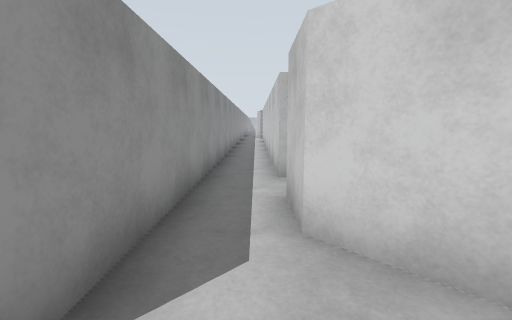
View 1 (above)

16 first-person views from a walk through a robot-simulator world made for Gazebo. The camera is 1.2 m above the floor, tilts 8° down and sees 90° across. The floor is counted in squares, 1 m on a side. Each view is taken from the middle of a square. On the plan, view 1 faces up. The plan holds only what a view shows up to about 12 squares ahead; the rest is blank. The place goes on beyond the plan.

View 2
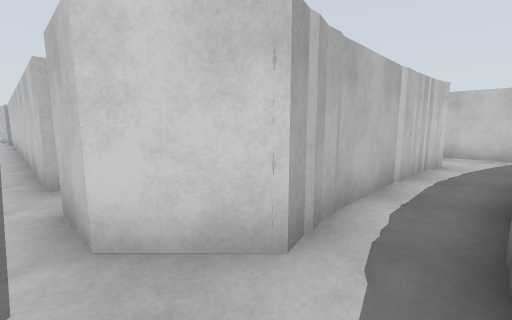

View 3
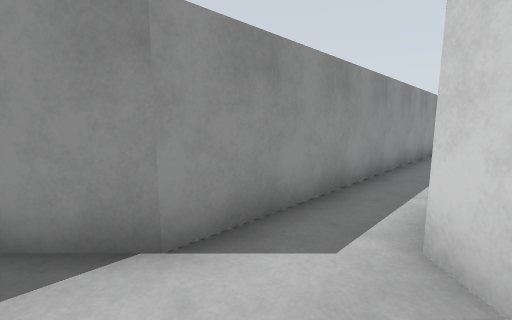

View 4
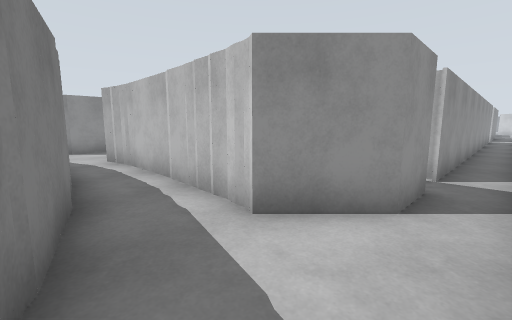

View 5
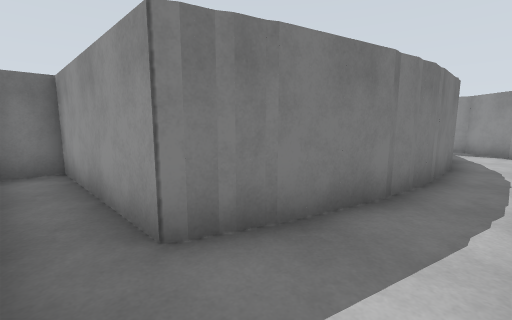

View 6
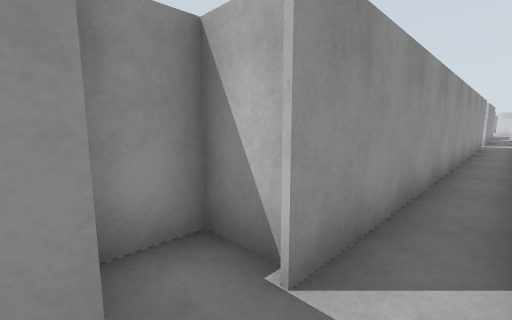

View 7
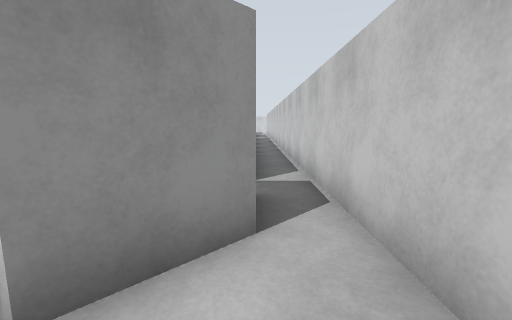

View 8
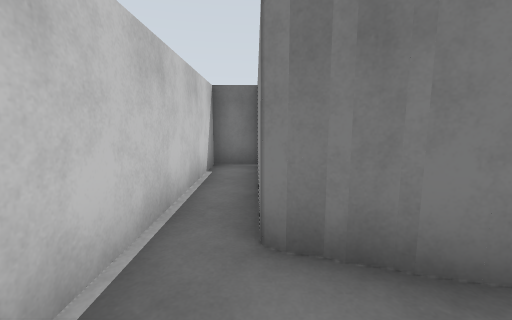

View 9
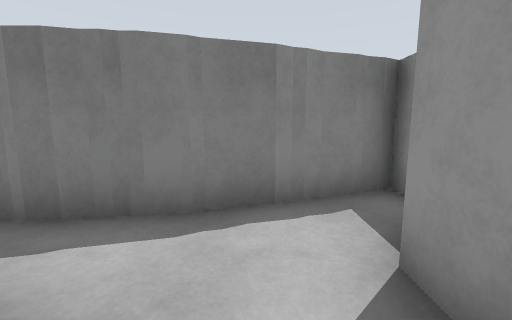

View 10
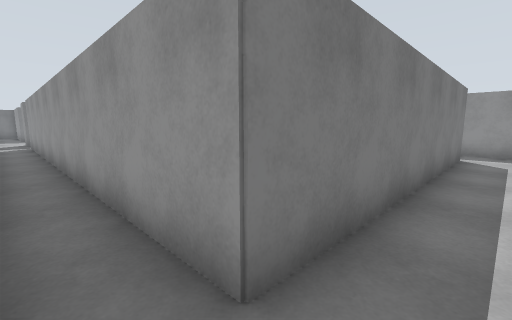

View 11
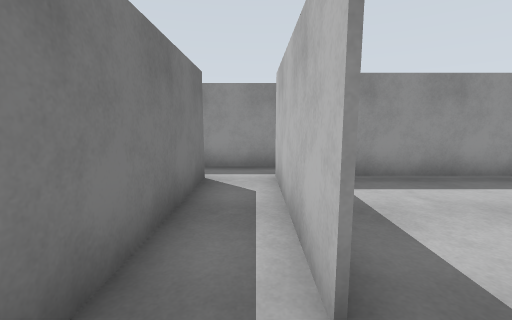

View 12
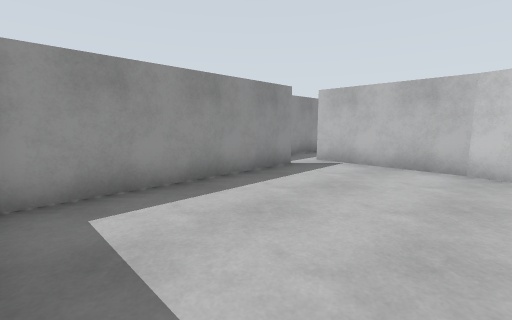

View 13
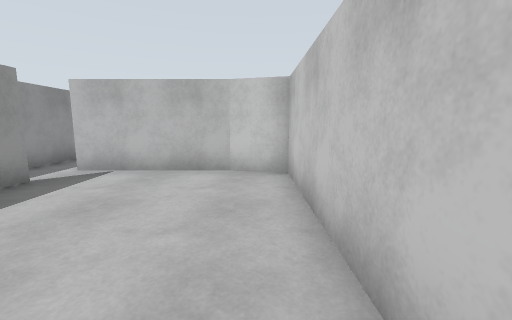

View 14
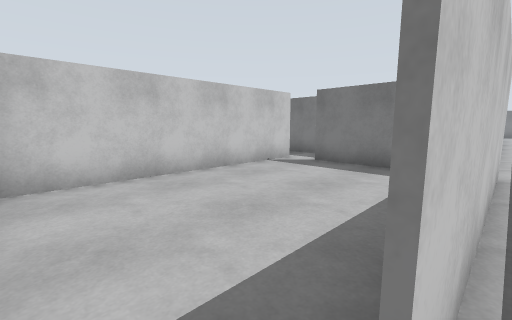

View 15
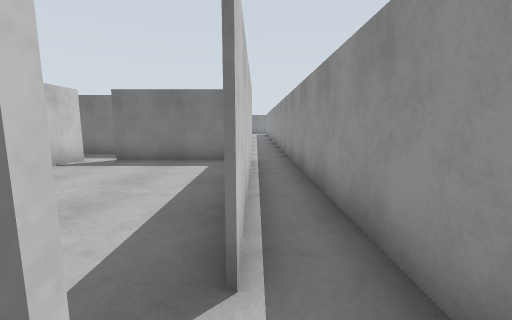

View 16
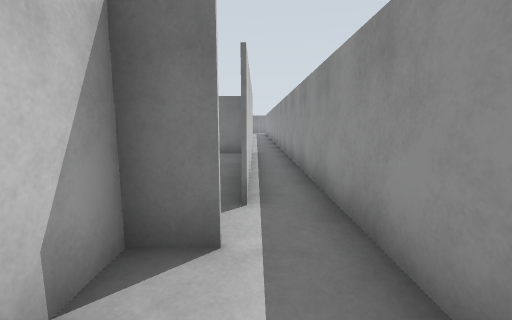

### Floor plan
Points are (right, up) in squares from view 1. A wall is a line through its corners. A room is listed if a view was taken in it or the views show most of it. See-through windows are left out.
Room 1 (views 1, 2, 3)
walls: (-0.9, -0.9) (2.5, 0); (-1.2, 1) (-2.6, -0.4); (-1.1, -1.2) (-0.2, -0.7); (1.8, 1.4) (0.5, 2.7); (-2.3, -1.5) (-1.1, -1.1)
ways out: opening at (2, 1) to room 2; opening at (0, 1) to room 4
Room 2 (views 4, 5, 7, 8)
walls: (8.7, -0.9) (9.4, -1.3); (7.9, 1.6) (2.1, 1.6); (7, 1.5) (6.5, 1.6); (10, 2.6) (8.6, 1.3) (7.4, 1.6); (5.3, 0) (10, -1.2) (10, -6.6) (11.3, -6.6) (11.3, 2.4); (3.2, 1.7) (1.8, 1.4); (1.4, -0.1) (6, -0.1)
ways out: opening at (2, 1) to room 1; opening at (11, 3) to room 3
Room 3 (view 6)
walls: (10, 4.2) (10, 2.6); (11.3, 2.4) (11.3, 5.6); (10, 5.6) (8.6, 5.6) (8.6, 4.5)
ways out: opening at (11, 3) to room 2; opening at (11, 6) to room 5
Room 4 (view 9)
walls: (0.5, 2.7) (0.5, 4.2); (-1.2, 5.5) (-1.2, 1)
ways out: opening at (0, 1) to room 1; opening at (0, 6)
Room 5 (views 10, 11, 12)
walls: (5.8, 22.4) (5.8, 23.6); (4.8, 22.5) (0.1, 22.5); (11.3, 5.6) (11.3, 12.1); (0.2, 20.9) (10, 20.9) (10, 5.6)
ways out: opening at (11, 6) to room 3; opening at (5, 23) to room 6; opening at (1, 22)
Room 6 (views 13, 14)
walls: (0.2, 29.4) (0.2, 22.9); (4.4, 30.6) (0.2, 30.6); (5.8, 23.6) (5.8, 30.2) (4.3, 30.6); (0.5, 22.5) (4.8, 22.5); (-1.2, 30.4) (-1.2, 27)
ways out: opening at (5, 23) to room 5; opening at (0, 30) to room 7
Room 7 (views 15, 16)
walls: (0.2, 30.6) (1.3, 30.6) (1.3, 31.9); (-1.2, 33.1) (-1.2, 30.4)
ways out: opening at (0, 30) to room 6

Where each view was taken, in squares from view 1:
view 1: 0 up, 0 right, facing up
view 2: 0 up, 0 right, facing up-right
view 3: 0 up, 1 right, facing up-left
view 4: 1 down, 11 right, facing up-left
view 5: 1 up, 11 right, facing down-left
view 6: 4 up, 11 right, facing up-left
view 7: 0 up, 10 right, facing up
view 8: 1 up, 10 right, facing down
view 9: 3 up, 0 right, facing down
view 10: 22 up, 11 right, facing down-left
view 11: 22 up, 6 right, facing left
view 12: 23 up, 5 right, facing up-left
view 13: 24 up, 5 right, facing up
view 14: 30 up, 0 right, facing down-right
view 15: 31 up, 0 right, facing down
view 16: 33 up, 0 right, facing down
